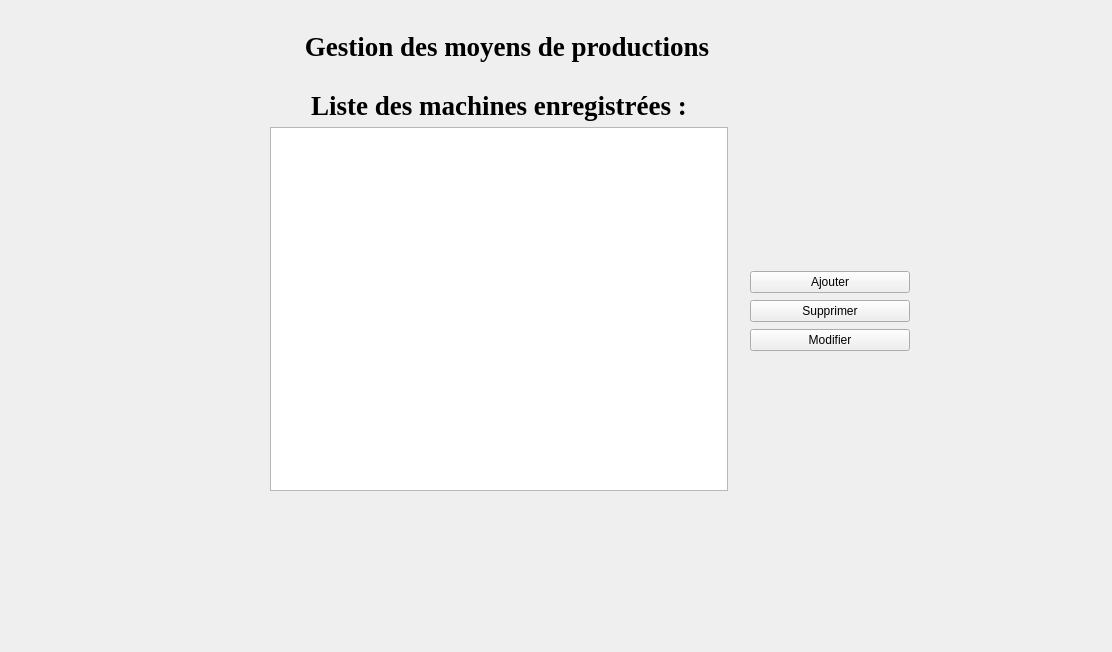
<?xml version="1.0" encoding="UTF-8"?>
<ui version="4.0">
 <class>Widget</class>
 <widget class="QWidget" name="Widget">
  <property name="geometry">
   <rect>
    <x>0</x>
    <y>0</y>
    <width>1112</width>
    <height>652</height>
   </rect>
  </property>
  <property name="windowTitle">
   <string>Widget</string>
  </property>
  <widget class="QWidget" name="layoutWidget">
   <property name="geometry">
    <rect>
     <x>270</x>
     <y>90</y>
     <width>458</width>
     <height>401</height>
    </rect>
   </property>
   <layout class="QVBoxLayout" name="verticalLayout_2">
    <item>
     <widget class="QLabel" name="label_3">
      <property name="font">
       <font>
        <family>Times New Roman</family>
       </font>
      </property>
      <property name="text">
       <string>&lt;html&gt;&lt;head/&gt;&lt;body&gt;&lt;p align=&quot;center&quot;&gt;&lt;span style=&quot; font-size:20pt; font-weight:696;&quot;&gt;Liste des machines enregistrées :&lt;/span&gt;&lt;/p&gt;&lt;/body&gt;&lt;/html&gt;</string>
      </property>
     </widget>
    </item>
    <item>
     <widget class="QTableWidget" name="table_machine"/>
    </item>
   </layout>
  </widget>
  <widget class="QLabel" name="label_2">
   <property name="geometry">
    <rect>
     <x>280</x>
     <y>30</y>
     <width>454</width>
     <height>33</height>
    </rect>
   </property>
   <property name="font">
    <font>
     <family>Times New Roman</family>
    </font>
   </property>
   <property name="text">
    <string>&lt;html&gt;&lt;head/&gt;&lt;body&gt;&lt;p align=&quot;center&quot;&gt;&lt;span style=&quot; font-size:20pt; font-weight:696;&quot;&gt;Gestion des moyens de productions&lt;/span&gt;&lt;/p&gt;&lt;/body&gt;&lt;/html&gt;</string>
   </property>
  </widget>
  <widget class="QWidget" name="verticalLayoutWidget">
   <property name="geometry">
    <rect>
     <x>750</x>
     <y>270</y>
     <width>160</width>
     <height>83</height>
    </rect>
   </property>
   <layout class="QVBoxLayout" name="verticalLayout">
    <item>
     <widget class="QPushButton" name="pushButton">
      <property name="text">
       <string>Ajouter</string>
      </property>
     </widget>
    </item>
    <item>
     <widget class="QPushButton" name="pushButton_2">
      <property name="text">
       <string>Supprimer</string>
      </property>
     </widget>
    </item>
    <item>
     <widget class="QPushButton" name="pushButton_3">
      <property name="text">
       <string>Modifier</string>
      </property>
     </widget>
    </item>
   </layout>
  </widget>
 </widget>
 <resources/>
 <connections/>
</ui>
